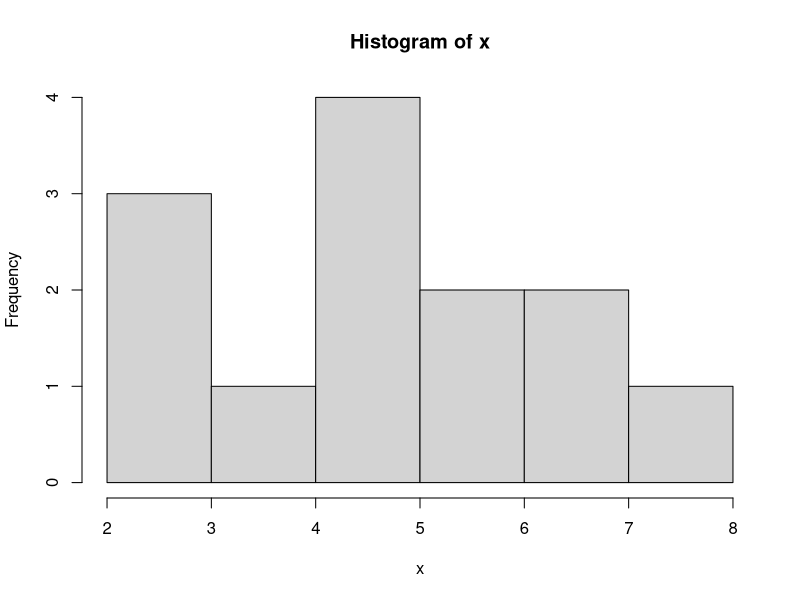

This chart was generated by the following R code:
## ---- chunk 1
knitr::opts_chunk$set(echo = TRUE)
## ---- chunk 2
x = c(3,5,7,6,5,5,4,3,2,8,7,5,6)
hist(x)
